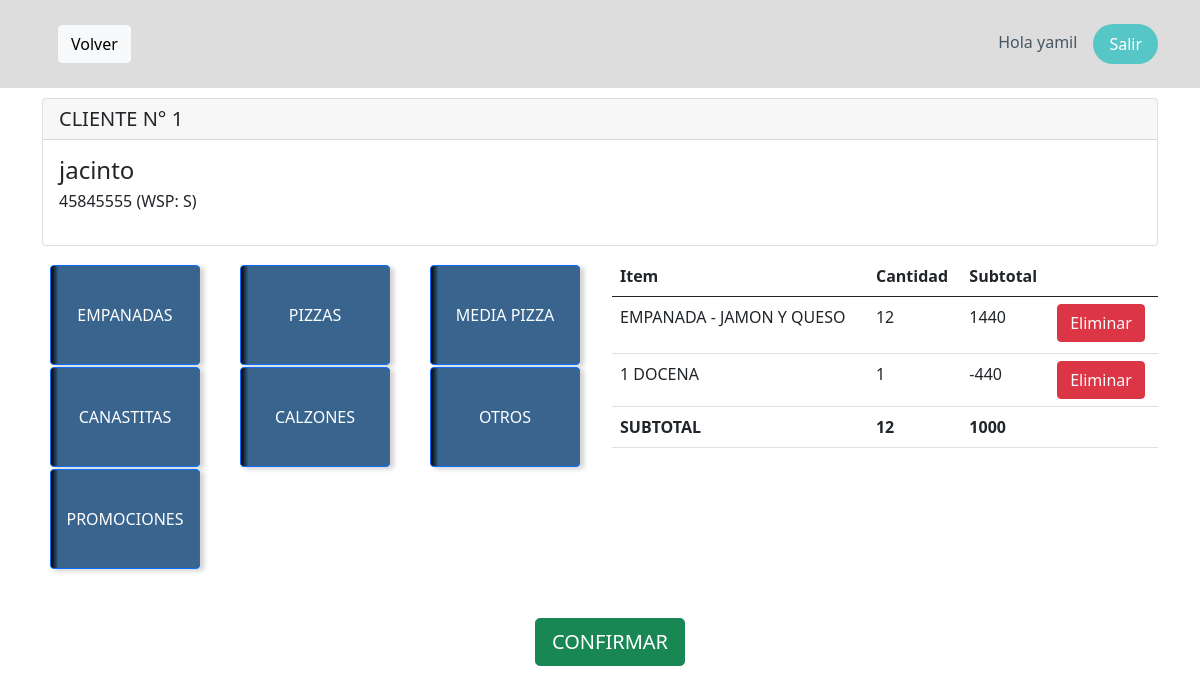
Screenshot of /cart/1/1 (signed in) with the database file from the repository.
### MODULOS/Cliente/models.py (models this page shows, shortened)
class Cliente(models.Model):
    id_cliente= models.AutoField(primary_key=True)
    nombre=models.CharField(max_length=15)
    direccion=models.ForeignKey(Direccion, on_delete=models.CASCADE)
    telefono=models.PositiveBigIntegerField()
    es_whatsapp=models.CharField(choices=SI_NO, max_length=2)
    telefono2=models.PositiveBigIntegerField(blank=True, null=True)
    es_whatsapp2=models.CharField(blank=True, null=True, choices=SI_NO, max_length=2)
    categoria=models.CharField(max_length=50, blank=True, null=True)
    fecha_alta=models.DateField(auto_now=True)
    objects=models.Manager()

### MODULOS/Carrito/models.py (models this page shows, shortened)
class Cart(models.Model):
    pedido=models.ForeignKey(NumeroPedido, on_delete=models.CASCADE, null=False, blank=False)
    id_cliente=models.ForeignKey(Cliente, on_delete=models.CASCADE, null=False, blank=False)
    producto=models.ForeignKey(Producto, on_delete=models.CASCADE,null=False, blank=False)
    cantidad=models.PositiveIntegerField(validators=[CantidadMayorCeroValidador])
    subtotal=models.PositiveIntegerField(null=True, blank=True)
    observaciones=models.CharField(max_length=100, null=True, blank=True)
    objects=models.Manager()

class CartPromociones(models.Model):
    pedido=models.ForeignKey(NumeroPedido, on_delete=models.CASCADE, null=False, blank=False)
    id_cliente=models.ForeignKey(Cliente, on_delete=models.CASCADE, null=False, blank=False)
    id_promocion=models.ForeignKey(Promocion, on_delete=models.CASCADE, null=True, blank=True)
    cantidad=models.PositiveIntegerField(validators=[CantidadMayorCeroValidador])
    subtotal=models.IntegerField(null=True, blank=True)
    objects=models.Manager()

### MODULOS/Inventario/models.py (models this page shows)
class Producto(models.Model):
    id_producto=models.CharField(max_length=20)
    categoria=models.ForeignKey(CategoriasProductos, on_delete=models.CASCADE, default="")
    nombre=models.CharField(max_length=20)
    tamano=models.CharField(choices=TAMANO_PRODUCTOS, max_length=20)
    precio=models.PositiveBigIntegerField()
    objects=models.Manager()
    def __str__(self):
        txt="{} - {}"
        return txt.format(self.categoria,self.nombre)

class CategoriasProductos(models.Model):
    categoria=models.CharField(max_length=20)
    def __str__(self):
        txt="{}"
        return txt.format(self.categoria)

class Promocion (models.Model):
    id_promocion=models.CharField(max_length=20)
    tipo_promocion=models.CharField(choices=TIPOS_PROMOCIONES, max_length=2)
    valor_promocion_semana=models.IntegerField(validators=[ValorPromocionValidador])
    valor_promocion_fin_de_semana=models.IntegerField(validators=[ValorPromocionValidador])
    objects=models.Manager()
    def __str__ (self):
        txt="{}"
        return txt.format(self.id_promocion)

### MODULOS/Carrito/views.py (the view, shortened to what this page needs)
# urls.py: path('cart/<int:id_cliente>/<int:pedido>',cart, name="cart"),
@login_required
def cart(request,id_cliente,pedido):
    def subtotal(cart_temp):
        t=[]
        for producto in cart_temp:
            t.append(producto.subtotal)
        for promo in prom_temp:
            t.append(int(promo.subtotal))
        return sum(t)
    def SumarCantidadProductos(cart_temp):
        t=[]
        for p in cart_temp:
            t.append(p.cantidad)
        return sum(t)
    fk_cliente=Cliente.objects.get(id_cliente=id_cliente)
    fk_pedido=NumeroPedido.objects.get(pedido=pedido)
    cart_temp=Cart.objects.filter(pedido=pedido).select_related()
    prom_temp=CartPromociones.objects.filter(pedido=pedido)
    form_prom=CartPromocionesForm()
    dia_semana = date.today().isocalendar()[2]
    if dia_semana in (5,6,7):
        context={'user':request.user,
                 'form_prom':form_prom,
                 "cliente":fk_cliente,
                 "cart_temp":cart_temp,'cantidad_productos':SumarCantidadProductos(cart_temp),
                 "subtotal":subtotal(cart_temp),'id_cliente':id_cliente,"pedido":pedido,
                 'prom_temp':prom_temp}
    return render(request, "carrito1.html", context)

### templates/carrito1.html (shortened to what this page needs)
{% load static %}
<!DOCTYPE html>
<html lang="en">
<head>
    <link rel="stylesheet" href="{% static 'assets1/bootstrap/css/bootstrap.min.css' %}">
    <link rel="stylesheet" href="{% static 'assets1/fonts/fontawesome-all.min.css' %}">
    <link rel="stylesheet" href="{% static 'assets1/css/Navigation-with-Button.css' %}">
    <link rel="stylesheet" href="{% static 'assets1/css/styles.css' %}">
</head>
<body>
    <nav class="navbar navbar-light navbar-expand-md navigation-clean-button" style="background: #dddddd;border-style: none;">
        <div class="container">
            <div class="collapse navbar-collapse" id="navcol-1">
                <ul class="navbar-nav me-auto">
                    <li>
                        <div class="col-md-12"><button class="btn btn-light" type="button" data-bs-target="#modal-1" data-bs-toggle="modal">Volver</button>
                        </div>
                    </li>
                </ul><span class="navbar-text actions"> <a class="login" href="#">Hola {{user}}</a><a class="btn btn-light action-button" role="button" href="#">Salir</a></span>
            </div>
        </div>
    </nav>
    <div class="container">
        <div class="row">
            <div class="col" style="margin-top: 10px;">
                <div class="card">
                    <div class="card-header">
                        <h5 class="mb-0">CLIENTE N° {{id_cliente}}</h5>
                    </div>
                    <div class="card-body">
                        <h4 class="card-title">{{cliente.nombre}}</h4>
                        <p class="card-text">{{cliente.telefono}} (WSP: {{cliente.es_whatsapp}})
                        </p><a class="card-link" href="#"></a>
                    </div>
                </div>
            </div>
        </div>
        <div class="row">
            <div class="col-md-6" style="margin-top: 10px;">
                <div class="row">
                    <table style="margin: 1vh 0vh 1vh 0vh;">
                        <tr style="margin: 1vh 0vh 1vh 0vh;">
                            <td>
                                <div class="col text-center">
                                    <button class="btn btn-primary" type="button" data-bs-target="#modal-prod" data-bs-toggle="modal"
                                    onclick="iframeChanger(1)"
                                    style="width: 150px;height: 100px;background: linear-gradient(90deg, black, rgb(56,100,142) 5%), rgb(135,109,191);box-shadow: 4px 2px 5px 0px rgb(210,208,208);">
                                    EMPANADAS
                                    </button>
                                </div>
                            </td>
                            <td>
                                <div class="col text-center">
                                    <button class="btn btn-primary" type="button" data-bs-target="#modal-prod" data-bs-toggle="modal"
                                    onclick="iframeChanger(2)"
                                    style="width: 150px;height: 100px;background: linear-gradient(90deg, black, rgb(56,100,142) 5%), rgb(135,109,191);box-shadow: 4px 2px 5px 0px rgb(210,208,208);">
                                    PIZZAS
                                    </button>
                                </div>
                            </td>
                            <td>
                                <div class="col text-center">
                                    <button class="btn btn-primary" type="button" data-bs-target="#modal-prod" data-bs-toggle="modal"
                                    onclick="iframeChanger(6)"
                                    style="width: 150px;height: 100px;background: linear-gradient(90deg, black, rgb(56,100,142) 5%), rgb(135,109,191);box-shadow: 4px 2px 5px 0px rgb(210,208,208);">
                                    MEDIA PIZZA
                                    </button>
                                </div>
                            </td>
                        </tr>
                        <tr style="margin: 1vh 0vh 1vh 0vh;">
                            <td>
                                <div class="col text-center">
                                    <button class="btn btn-primary" type="button" data-bs-target="#modal-prod" data-bs-toggle="modal"
                                    onclick="iframeChanger(4)"
                                    style="width: 150px;height: 100px;background: linear-gradient(90deg, black, rgb(56,100,142) 5%), rgb(135,109,191);box-shadow: 4px 2px 5px 0px rgb(210,208,208);">
                                    CANASTITAS
                                    </button>
                                </div>
                            <td>
                                <div class="col text-center">
                                    <button class="btn btn-primary" type="button" data-bs-target="#modal-prod" data-bs-toggle="modal"
                                    onclick="iframeChanger(3)"
                                    style="width: 150px;height: 100px;background: linear-gradient(90deg, black, rgb(56,100,142) 5%), rgb(135,109,191);box-shadow: 4px 2px 5px 0px rgb(210,208,208);">
                                    CALZONES
                                    </button>
                                </div>
                            </td>
                            <td>
                                <div class="col text-center">
                                    <button class="btn btn-primary" type="button" data-bs-target="#modal-prod" data-bs-toggle="modal"
                                    onclick="iframeChanger(5)"
                                    style="width: 150px;height: 100px;background: linear-gradient(90deg, black, rgb(56,100,142) 5%), rgb(135,109,191);box-shadow: 4px 2px 5px 0px rgb(210,208,208);">
                                    OTROS
                                    </button>
                                </div>
                            </td>
                        </tr>
                        <tr>
                            <td>
                                <div class="col text-center">
                                    <button class="btn btn-primary" type="button" data-bs-target="#modal-promo" data-bs-toggle="modal" style="width: 150px;height: 100px;background: linear-gradient(90deg, black, rgb(56,100,142) 5%), rgb(135,109,191);box-shadow: 4px 2px 5px 0px rgb(210,208,208);">PROMOCIONES</button>
                            </div>
                        </td>
                        </tr>
                    </table>
                </div>
            </div>
            <div class="col-md-6" style="margin: 0;margin-top: 10px;">
                <div class="table-responsive">
                    <table class="table">
                        <thead>
                            <tr>
                                <th>Item</th>
                                <th>Cantidad</th>
                                <th>Subtotal</th>
                                <th></th>
                            </tr>
                        </thead>
                        <tbody>
                        {% for obj in cart_temp%}
                            <tr>
                                <td>{{obj.producto}}
                                </td>
                                <td>{{obj.cantidad}}</td>
                                <td>{{obj.subtotal}}</td>
                                <td>
                                    <button class="btn btn-danger text-center" type="button" style="margin: -1px;">
                                        <a class="link-light" style="text-decoration: none" href="{% url 'eliminar_cart_id' obj.id_cliente.id_cliente obj.pedido.pedido obj.pk %}">Eliminar</a>
                                    </button>
                                </td>
                            </tr>
                        {% endfor %}
                        {% for obj in prom_temp%}
                        <tr>
                            <td>{{obj.id_promocion}}</td>
                            <td>{{obj.cantidad}}</td>
                            <td>{{obj.subtotal}}</td>
                            <td>
                                <button class="btn btn-danger text-center" type="button" style="margin: -1px;">
                                    <a class="link-light" style="text-decoration: none" href="{% url 'eliminar_promocion_cart_id' obj.id_cliente.id_cliente obj.pedido.pedido obj.pk %}">Eliminar</a>
                                </button>
                            </td>
                        </tr>
                        {% endfor %}
                            <td><b>SUBTOTAL</b></td>
                            <td><b>{{cantidad_productos}}</b></td>
                            <td><b>{{subtotal}}</b></td>
                            <td></td>
                        </tbody>
                    </table>
                </div>
            </div>
        </div>
    </div>
    {% if cart_temp.count == 0 or subtotal < 0 %}
    {% else %}
        <div class="container" style="margin: 5vh 5vh 5vh 5vh;">
        <div class="row">
            <form action="{% url 'confirmacion_pedido' id_cliente pedido %}"  method="POST">
                <div class="col text-center"><button name="button" type="submit" class="btn btn-success btn-lg" >CONFIRMAR</button></div>
            </form>
        </div>
    </div>
    {% endif %}
</body>
</html>

### static/assets1/css/Navigation-with-Button.css (style rules this page uses)
.navigation-clean-button { background: #fff; padding-top: .75rem; padding-bottom: .75rem; color: #333; border-radius: 0; box-shadow: none; border: none; margin-bottom: 0; }
@media (min-width:768px) { .navigation-clean-button { padding-top: 1rem; padding-bottom: 1rem; } }
.navigation-clean-button .actions .login { margin-right: 1rem; text-decoration: none; color: #465765; }
.navigation-clean-button .navbar-text .action-button, .navigation-clean-button .navbar-text .action-button:active, .navigation-clean-button .navbar-text .action-button:hover { background: #56c6c6; border-radius: 20px; font-size: inherit; color: #fff; box-shadow: none; border: none; text-shadow: none; padding: .5rem 1rem; transition: background-color 0.25s; font-size: inherit; }

### rows the page displays
Cliente: nombre "jacinto", telefono "45845555", es_whatsapp "S"
Cart: producto "EMPANADA - JAMON Y QUESO", cantidad "12", subtotal "1440"
CartPromociones: id_promocion "1 DOCENA", cantidad "1", subtotal "-440"

### other values shown
{{ user }} "yamil"
{{ id_cliente }} "1"
{{ cantidad_productos }} "12"
{{ subtotal }} "1000"
